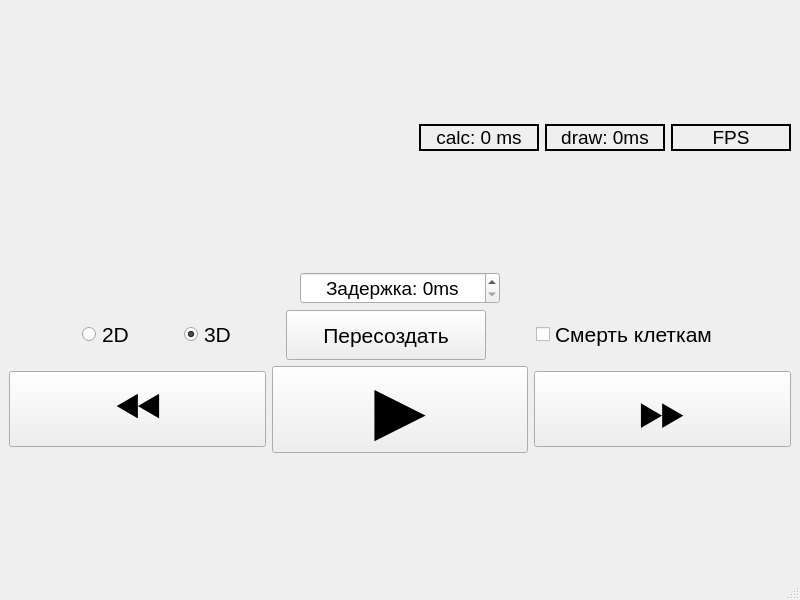
<?xml version="1.0" encoding="UTF-8"?>
<ui version="4.0">
 <class>MainWindow</class>
 <widget class="QMainWindow" name="MainWindow">
  <property name="geometry">
   <rect>
    <x>0</x>
    <y>0</y>
    <width>800</width>
    <height>600</height>
   </rect>
  </property>
  <property name="windowTitle">
   <string>MainWindow</string>
  </property>
  <widget class="QWidget" name="centralwidget">
   <layout class="QVBoxLayout" name="verticalLayout">
    <item>
     <layout class="QHBoxLayout" name="horizontalLayout_3">
      <item>
       <spacer name="horizontalSpacer_5">
        <property name="orientation">
         <enum>Qt::Horizontal</enum>
        </property>
        <property name="sizeHint" stdset="0">
         <size>
          <width>40</width>
          <height>20</height>
         </size>
        </property>
       </spacer>
      </item>
      <item>
       <widget class="QLabel" name="calcTime">
        <property name="sizePolicy">
         <sizepolicy hsizetype="Preferred" vsizetype="Fixed">
          <horstretch>0</horstretch>
          <verstretch>0</verstretch>
         </sizepolicy>
        </property>
        <property name="minimumSize">
         <size>
          <width>120</width>
          <height>0</height>
         </size>
        </property>
        <property name="font">
         <font>
          <pointsize>14</pointsize>
         </font>
        </property>
        <property name="frameShape">
         <enum>QFrame::WinPanel</enum>
        </property>
        <property name="text">
         <string>calc: 0 ms</string>
        </property>
        <property name="alignment">
         <set>Qt::AlignCenter</set>
        </property>
       </widget>
      </item>
      <item>
       <widget class="QLabel" name="drawTime">
        <property name="sizePolicy">
         <sizepolicy hsizetype="Preferred" vsizetype="Fixed">
          <horstretch>0</horstretch>
          <verstretch>0</verstretch>
         </sizepolicy>
        </property>
        <property name="minimumSize">
         <size>
          <width>120</width>
          <height>0</height>
         </size>
        </property>
        <property name="font">
         <font>
          <pointsize>14</pointsize>
         </font>
        </property>
        <property name="frameShape">
         <enum>QFrame::WinPanel</enum>
        </property>
        <property name="text">
         <string>draw: 0ms</string>
        </property>
        <property name="alignment">
         <set>Qt::AlignCenter</set>
        </property>
       </widget>
      </item>
      <item>
       <widget class="QLabel" name="FPS">
        <property name="sizePolicy">
         <sizepolicy hsizetype="Preferred" vsizetype="Fixed">
          <horstretch>0</horstretch>
          <verstretch>0</verstretch>
         </sizepolicy>
        </property>
        <property name="minimumSize">
         <size>
          <width>120</width>
          <height>0</height>
         </size>
        </property>
        <property name="font">
         <font>
          <pointsize>14</pointsize>
         </font>
        </property>
        <property name="frameShape">
         <enum>QFrame::WinPanel</enum>
        </property>
        <property name="frameShadow">
         <enum>QFrame::Plain</enum>
        </property>
        <property name="text">
         <string>FPS</string>
        </property>
        <property name="alignment">
         <set>Qt::AlignCenter</set>
        </property>
        <property name="margin">
         <number>0</number>
        </property>
       </widget>
      </item>
     </layout>
    </item>
    <item>
     <layout class="QVBoxLayout" name="verticalLayout_3">
      <item>
       <layout class="QVBoxLayout" name="parameters">
        <property name="topMargin">
         <number>0</number>
        </property>
        <item>
         <layout class="QHBoxLayout" name="horizontalLayout">
          <item>
           <spacer name="horizontalSpacer_3">
            <property name="orientation">
             <enum>Qt::Horizontal</enum>
            </property>
            <property name="sizeHint" stdset="0">
             <size>
              <width>40</width>
              <height>20</height>
             </size>
            </property>
           </spacer>
          </item>
          <item>
           <widget class="QSpinBox" name="delay">
            <property name="minimumSize">
             <size>
              <width>200</width>
              <height>0</height>
             </size>
            </property>
            <property name="font">
             <font>
              <pointsize>14</pointsize>
             </font>
            </property>
            <property name="alignment">
             <set>Qt::AlignCenter</set>
            </property>
            <property name="buttonSymbols">
             <enum>QAbstractSpinBox::UpDownArrows</enum>
            </property>
            <property name="suffix">
             <string>ms</string>
            </property>
            <property name="prefix">
             <string>Задержка: </string>
            </property>
            <property name="maximum">
             <number>1000</number>
            </property>
            <property name="singleStep">
             <number>1</number>
            </property>
            <property name="value">
             <number>0</number>
            </property>
           </widget>
          </item>
          <item>
           <spacer name="horizontalSpacer_4">
            <property name="orientation">
             <enum>Qt::Horizontal</enum>
            </property>
            <property name="sizeHint" stdset="0">
             <size>
              <width>40</width>
              <height>20</height>
             </size>
            </property>
           </spacer>
          </item>
         </layout>
        </item>
        <item>
         <layout class="QVBoxLayout" name="verticalLayout_2">
          <item>
           <layout class="QHBoxLayout" name="radioBtns" stretch="0,0,0,0,0,0">
            <property name="spacing">
             <number>50</number>
            </property>
            <property name="sizeConstraint">
             <enum>QLayout::SetFixedSize</enum>
            </property>
            <item>
             <spacer name="horizontalSpacer">
              <property name="orientation">
               <enum>Qt::Horizontal</enum>
              </property>
              <property name="sizeType">
               <enum>QSizePolicy::Expanding</enum>
              </property>
              <property name="sizeHint" stdset="0">
               <size>
                <width>40</width>
                <height>20</height>
               </size>
              </property>
             </spacer>
            </item>
            <item>
             <widget class="QRadioButton" name="radio2D">
              <property name="font">
               <font>
                <pointsize>16</pointsize>
               </font>
              </property>
              <property name="layoutDirection">
               <enum>Qt::LeftToRight</enum>
              </property>
              <property name="text">
               <string>2D</string>
              </property>
              <property name="autoRepeat">
               <bool>false</bool>
              </property>
             </widget>
            </item>
            <item>
             <widget class="QRadioButton" name="radio3D">
              <property name="font">
               <font>
                <pointsize>16</pointsize>
               </font>
              </property>
              <property name="text">
               <string>3D</string>
              </property>
              <property name="checked">
               <bool>true</bool>
              </property>
             </widget>
            </item>
            <item>
             <widget class="QPushButton" name="generateBtn">
              <property name="sizePolicy">
               <sizepolicy hsizetype="Fixed" vsizetype="Fixed">
                <horstretch>0</horstretch>
                <verstretch>0</verstretch>
               </sizepolicy>
              </property>
              <property name="minimumSize">
               <size>
                <width>200</width>
                <height>50</height>
               </size>
              </property>
              <property name="baseSize">
               <size>
                <width>0</width>
                <height>0</height>
               </size>
              </property>
              <property name="font">
               <font>
                <pointsize>16</pointsize>
               </font>
              </property>
              <property name="text">
               <string>Пересоздать</string>
              </property>
             </widget>
            </item>
            <item>
             <widget class="QCheckBox" name="dieKletkamBtn">
              <property name="sizePolicy">
               <sizepolicy hsizetype="Minimum" vsizetype="Fixed">
                <horstretch>0</horstretch>
                <verstretch>0</verstretch>
               </sizepolicy>
              </property>
              <property name="font">
               <font>
                <pointsize>16</pointsize>
               </font>
              </property>
              <property name="text">
               <string>Смерть клеткам</string>
              </property>
             </widget>
            </item>
            <item>
             <spacer name="horizontalSpacer_2">
              <property name="orientation">
               <enum>Qt::Horizontal</enum>
              </property>
              <property name="sizeType">
               <enum>QSizePolicy::Expanding</enum>
              </property>
              <property name="sizeHint" stdset="0">
               <size>
                <width>40</width>
                <height>20</height>
               </size>
              </property>
             </spacer>
            </item>
           </layout>
          </item>
         </layout>
        </item>
        <item>
         <layout class="QHBoxLayout" name="buttonsLayout">
          <item>
           <widget class="QPushButton" name="prevStepBtn">
            <property name="font">
             <font>
              <pointsize>45</pointsize>
             </font>
            </property>
            <property name="text">
             <string>⏪</string>
            </property>
           </widget>
          </item>
          <item>
           <widget class="QPushButton" name="playBtn">
            <property name="font">
             <font>
              <pointsize>50</pointsize>
             </font>
            </property>
            <property name="text">
             <string>▶</string>
            </property>
           </widget>
          </item>
          <item>
           <widget class="QPushButton" name="nextStepBtn">
            <property name="font">
             <font>
              <pointsize>45</pointsize>
             </font>
            </property>
            <property name="text">
             <string>⏩</string>
            </property>
           </widget>
          </item>
         </layout>
        </item>
       </layout>
      </item>
     </layout>
    </item>
   </layout>
  </widget>
  <widget class="QMenuBar" name="menubar">
   <property name="geometry">
    <rect>
     <x>0</x>
     <y>0</y>
     <width>800</width>
     <height>19</height>
    </rect>
   </property>
  </widget>
  <widget class="QStatusBar" name="statusbar"/>
 </widget>
 <resources/>
 <connections/>
</ui>
